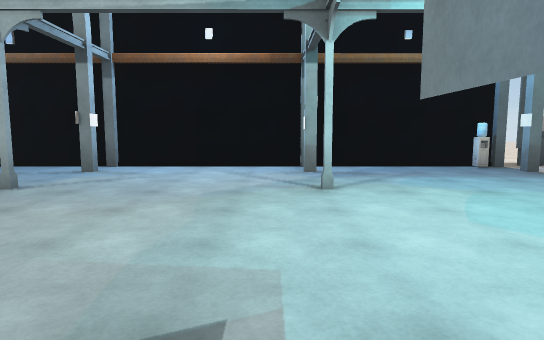
view 1 (above)

17 first-person views from a walk through a Unity game level. The camera is 1.4 m above the floor, tilts 6° down and sees 75° across. The floor is counted in squares, 2 m on a side. Each view is taken from the middle of a square. On the plan, view 1 faces up. The plan holds only what a view shows up to about 11 squares ahead; the rest is blank. The place goes on beyond the plan. The player character is not drawn. Some animated figures are not drawn. Some surface patterns are stand-ins.

view 2
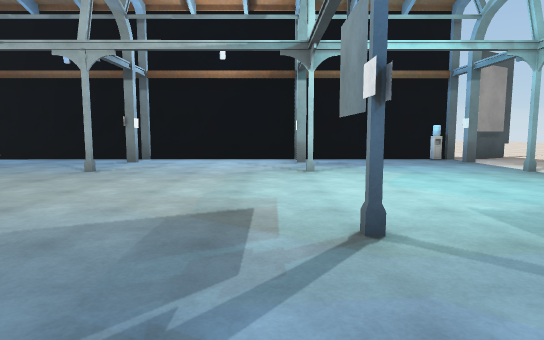

view 3
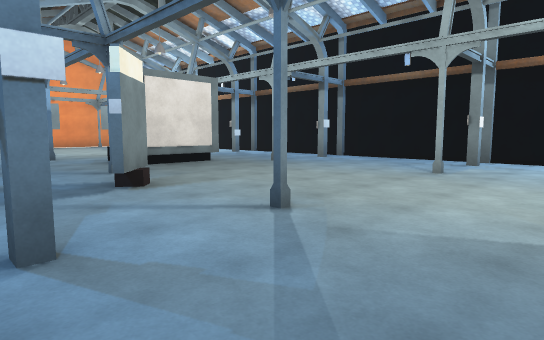

view 4
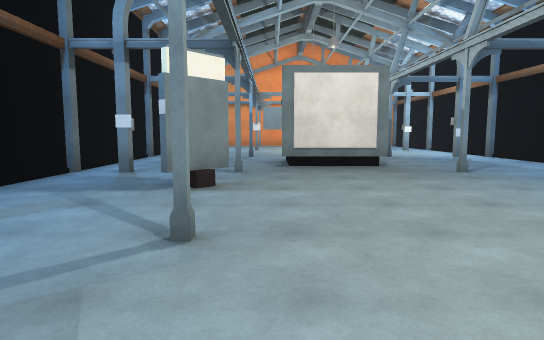

view 5
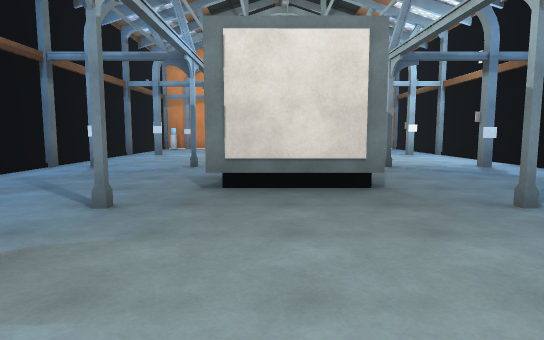

view 6
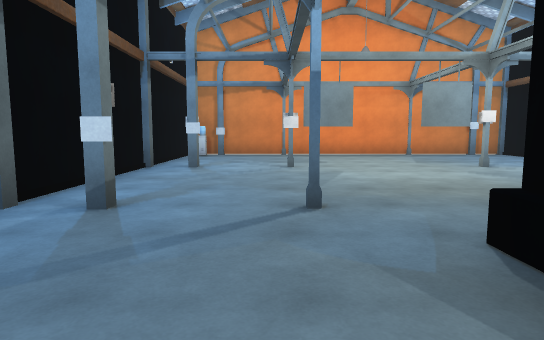

view 7
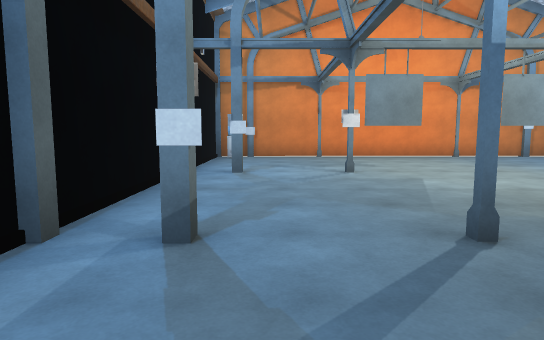

view 8
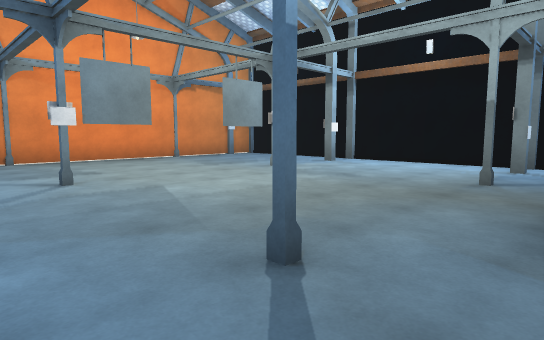

view 9
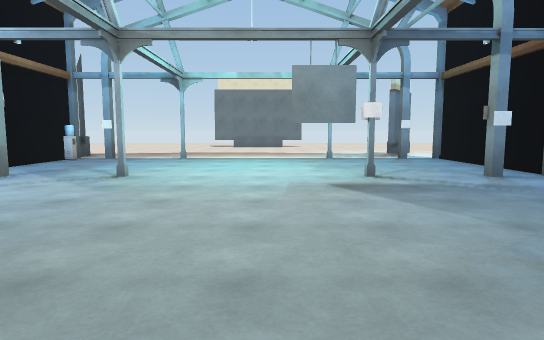

view 10
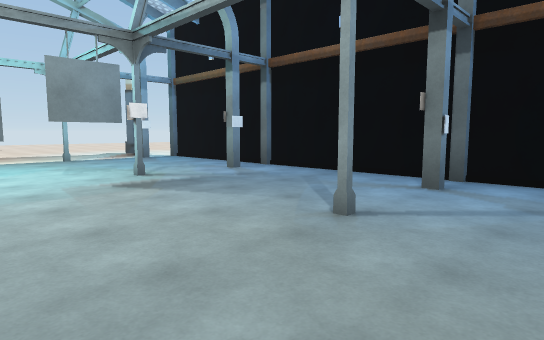

view 11
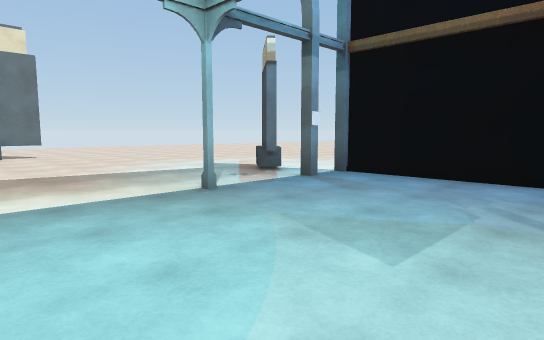

view 12
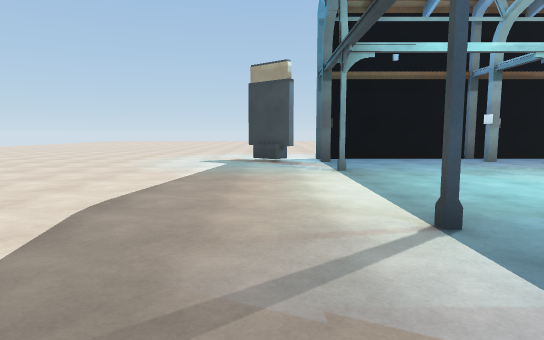

view 13
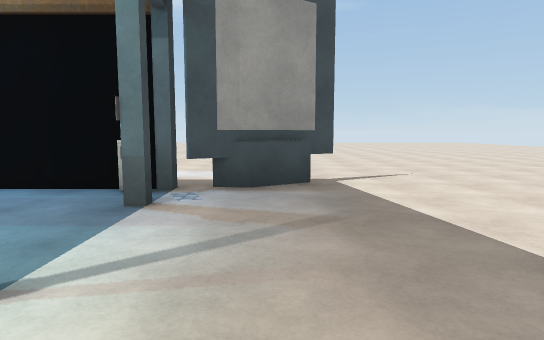

view 14
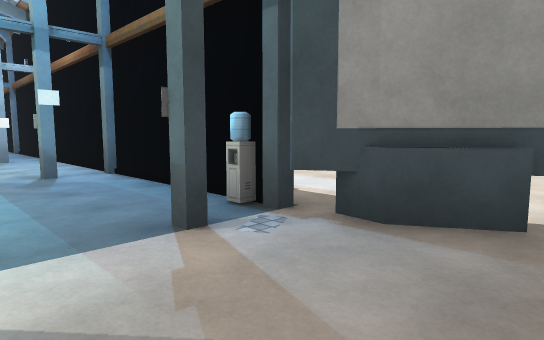

view 15
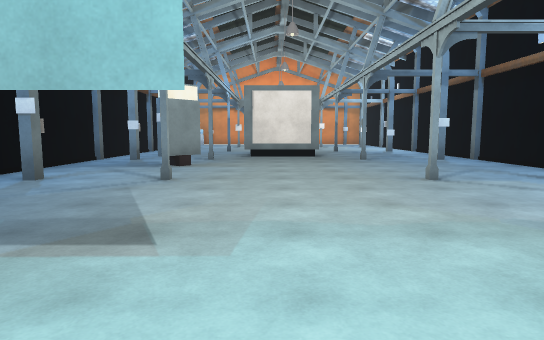

view 16
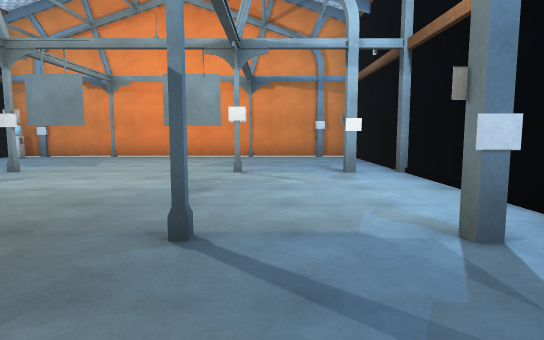

view 17
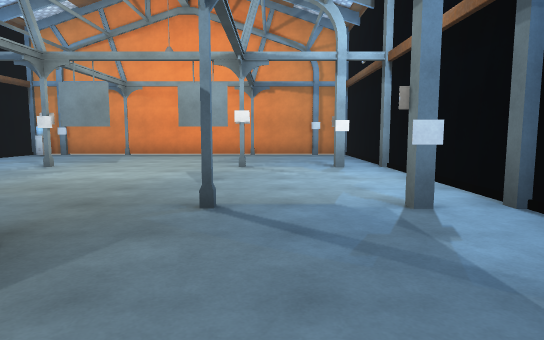

### Floor plan
Key: @ floor where view 1 was taken; # wall or solid block; x gap in a wall; . floor; C water cooler; O other object.
Columns run from 20 left of view 1 to 7 right of it. Each row starts with its distance up from view 1.
 11                         ....
 10                        .....
  9                        .....
  8                         .OOx
  7 .#######################C#..
  6 .#..........................
  5 .#..........................
  4 .#...#...#...#...#...#...#..
  3 .#........OO................
  2 .#........OOO...............
  1 .#...#......................
  0 .#.......#....O..#..@#...#..
 -1 .#..........................
 -2 .C........................O.
 -3  ########################...
 -4                          ...

Positions as (right, up) in squares from view 1, and headings:
1: (0, 0), facing up
2: (0, -2), facing up
3: (-1, -2), facing up-left
4: (-1, 1), facing left
5: (-4, 2), facing left
6: (-8, 0), facing left
7: (-9, -1), facing left
8: (-10, -1), facing up-left
9: (-5, 2), facing right
10: (-5, 3), facing down-right
11: (1, 3), facing down-right
12: (6, 7), facing down
13: (6, 3), facing up
14: (7, 5), facing up-left
15: (2, 2), facing left
16: (-9, 5), facing left
17: (-8, 5), facing left
